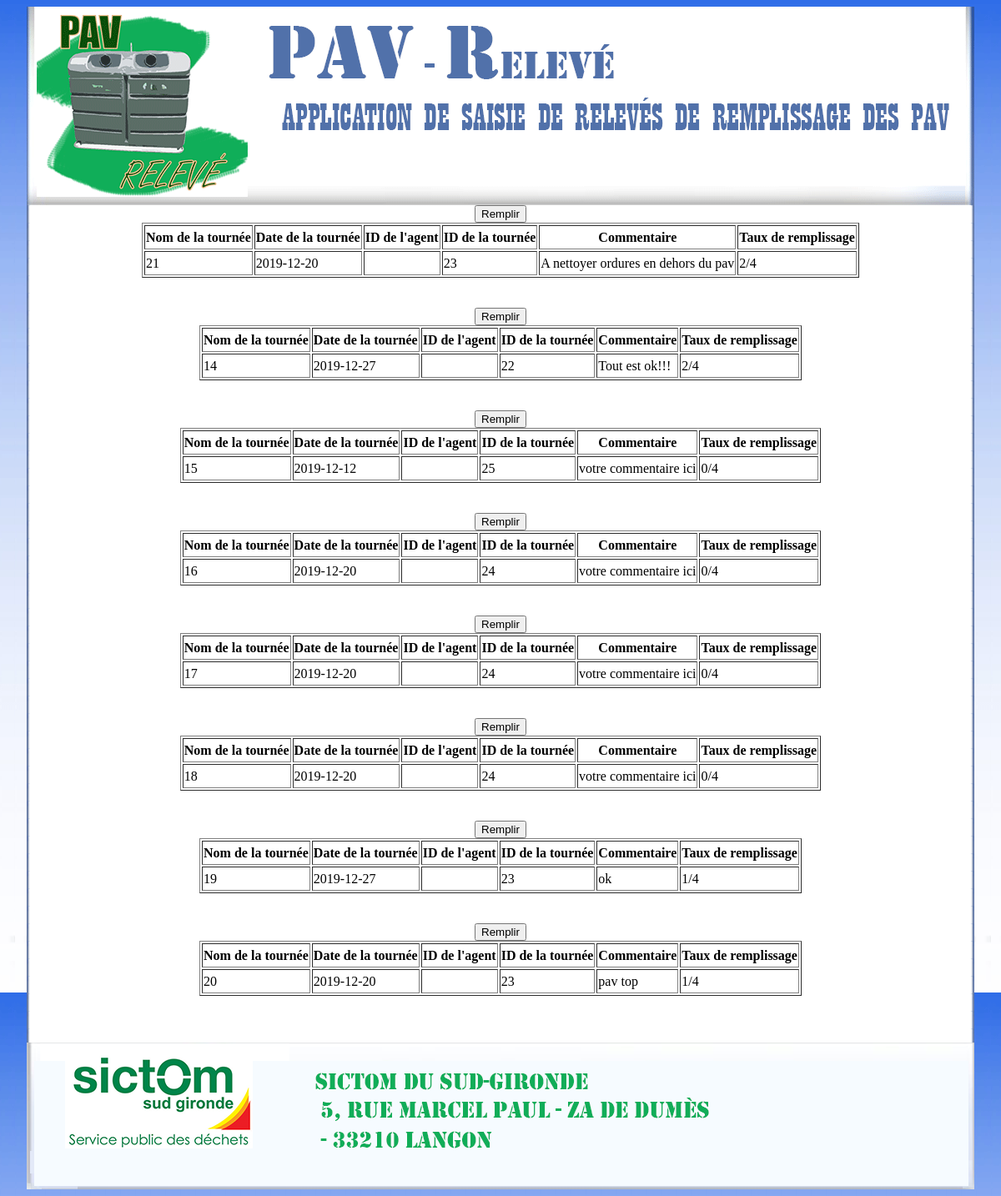
/Listerel.php, run on the app's committed database.
### tables this page shows
CREATE TABLE IF NOT EXISTS `releve` (
  `id_releve` int(11) NOT NULL AUTO_INCREMENT,
  `Date_r` date NOT NULL,
  `commentaire` varchar(200) NOT NULL,
  `Taux_de_remplissage` varchar(10) NOT NULL,
  `id_pav` int(5) NOT NULL,
  `id_tournee` int(4) NOT NULL,
  PRIMARY KEY (`id_releve`),
  UNIQUE KEY `ID_Releve_IND` (`id_releve`)
);

### Listerel.php (the view, shortened to what this page needs)
<html>
<link rel="stylesheet" href="css/admin.css">
<body>
    <header class="bandeauh"></header>
    <div id="contenu">
<?php
$mysqli = new mysqli('localhost', 'root', '', 'mcd');
		$mysqli->set_charset("utf8");
		$requete = 'SELECT * FROM releve';
		$resultat = $mysqli->query($requete);
while ($ligne = $resultat->fetch_assoc()) {
    echo '<tr>';
            ?>
            <center>
            <table border="1" align="center" style="line-height:25px;">
            <tr>
            <th>Nom de la tournée</th>
            <th>Date de la tournée</th>
            <th>ID de l'agent</th>
            <th>ID de la tournée</th>
            <th>Commentaire</th>
            <th>Taux de remplissage</th>
            </tr>
            <tr>
 <td><?php echo $ligne['id_releve']; ?></td>
 <td><?php echo $ligne['Date_r']; ?></td>
 <td><?php echo $ligne['ID_Age']; ?></td>
 <td><?php echo $ligne['id_tournee']; ?></td>
 <td><?php echo $ligne['commentaire']; ?></td>
 <td><?php echo $ligne['Taux_de_remplissage']; ?></td>
 </tr>
            <form name="idr" method="post" action="formulaire_releve.php">
            <input type='submit' value='Remplir' name='sendiddd'>
			</form>
            </table>
            </center>
			<?php
            echo '<br>';
            echo "<br>";
};
?>
</div>
</body>
<footer class="bandeaub"></footer>
</html>

### css/admin.css (style rules this page uses)
body { background-image: url("../images/bg.png"); background-color: #cccccc; }
.bandeauh { background-color: white; width:1136px; height:238px; margin: auto; background: url("../images/haut.png"); }
footer { width:1136px; height:176px; margin: auto; background: url("../images/bas.png"); }
#contenu { background: url("../images/fondcontenu.png"); display: block; background-color: white; width:1136px; margin: auto; padding-bottom: 20px }

### data on the page
releve: id_releve "21", Date_r "2019-12-20", id_tournee "23", commentaire "A nettoyer ordures en dehors du pav", Taux_de_remplissage "2/4"
releve: id_releve "14", Date_r "2019-12-27", id_tournee "22", commentaire "Tout est ok!!!", Taux_de_remplissage "2/4"
releve: id_releve "15", Date_r "2019-12-12", id_tournee "25", commentaire "votre commentaire ici", Taux_de_remplissage "0/4"
releve: id_releve "16", Date_r "2019-12-20", id_tournee "24", commentaire "votre commentaire ici", Taux_de_remplissage "0/4"
releve: id_releve "17", Date_r "2019-12-20", id_tournee "24", commentaire "votre commentaire ici", Taux_de_remplissage "0/4"
releve: id_releve "18", Date_r "2019-12-20", id_tournee "24", commentaire "votre commentaire ici", Taux_de_remplissage "0/4"
releve: id_releve "19", Date_r "2019-12-27", id_tournee "23", commentaire "ok", Taux_de_remplissage "1/4"
releve: id_releve "20", Date_r "2019-12-20", id_tournee "23", commentaire "pav top", Taux_de_remplissage "1/4"
